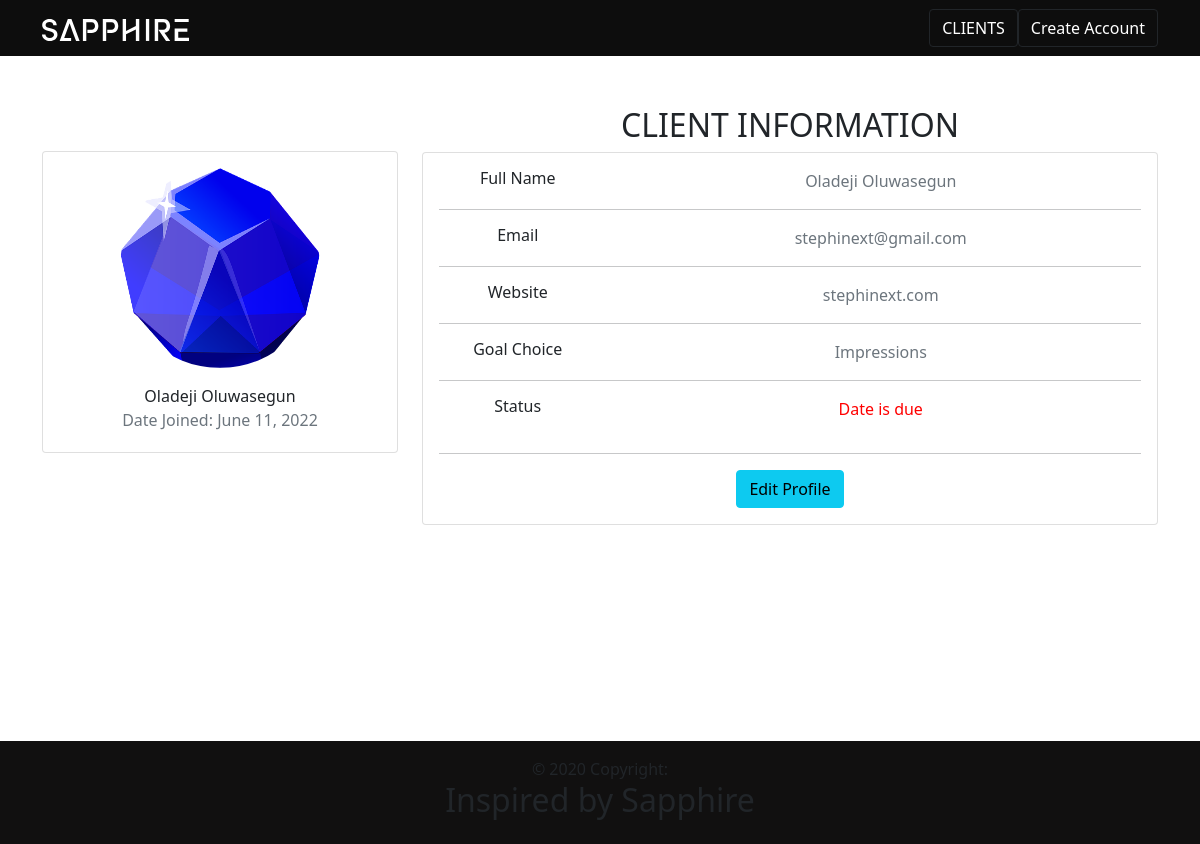
/1/, run on the app's committed database.
### smallclient/models.py (models this page shows, shortened)
class SmallClient(models.Model):
    name = models.CharField(max_length = 250, blank=False)
    website = models.CharField(max_length=250)
    point_of_contact = models.EmailField(max_length=250,unique=True, blank=False)
    profile_pic  = models.ImageField(upload_to ='uploads/%Y/%m/%d/')
    class Goals(models.TextChoices):
        CPA = "CPA", "CPA"
        IMPRESSIONS = "Impressions", "Impressions"
        DOWNLOADS = "Downloads", "Downloads"
        INSTALLS = "Installs", "Installs"
        PURCHASE = "Purchase", "Purchase"
    goal_choices= models.CharField(
        max_length=50,
        choices=Goals.choices,
        default=Goals.CPA,
        blank = False
    )
    due_date = models.DateField(blank=False)
    date_joined =models.DateField(auto_now_add=True)
    def check_due(self):
        if self.due_date > datetime.date.today():
            return False
        else:
            return True

### smallclient/views.py (the view)
# urls.py: path('<int:pk>/', ViewClient.as_view(),name='view_client'),
class ViewClient(DetailView):
    model = SmallClient
    template_name = 'smallclient/viewclient.html'
    context_object_name = 'data'

### smallclient/templates/smallclient/viewclient.html (shortened to what this page needs)
{% extends 'smallclient/base.html' %}
{% load static %}
{% block main%}
<div class="container">
    <div class="main-body">
          <div class="row adjust-margin">
            <div class="col-md-4 mb-3 top-adjust">
              <div class="card">
                <div class="card-body">
                  <div class="d-flex flex-column align-items-center text-center">
                    <img src='/media/{{data.profile_pic}}' alt="Admin" class="rounded-circle" width="200px" height='200px'>
                    <div class="mt-3">
                      {{data.name}}
                      <p class="text-secondary mb-1">Date Joined: {{data.date_joined}}</p>
                    </div>
                  </div>
                </div>
              </div>
            </div>
            <div class="col-md-8">
                <h2>CLIENT INFORMATION</h2>
              <div class="card mb-3">
                <div class="card-body">
                  <div class="row">
                    <div class="col-sm-3">
                      <h6 class="mb-0">Full Name</h6>
                    </div>
                    <div class="col-sm-9 text-secondary">
                      {{data.name}}
                    </div>
                  </div>
                  <hr>
                  <div class="row">
                    <div class="col-sm-3">
                      <h6 class="mb-0">Email</h6>
                    </div>
                    <div class="col-sm-9 text-secondary">
                      {{data.point_of_contact}}
                    </div>
                  </div>
                  <hr>
                  <div class="row">
                    <div class="col-sm-3">
                      <h6 class="mb-0">Website</h6>
                    </div>
                    <div class="col-sm-9 text-secondary">
                      {{data.website}}
                    </div>
                  </div>
                  <hr>
                  <div class="row">
                    <div class="col-sm-3">
                      <h6 class="mb-0">Goal Choice</h6>
                    </div>
                    <div class="col-sm-9 text-secondary">
                      {{data.goal_choices}}
                    </div>
                  </div>
                  <hr>
                  <div class="row">
                    <div class="col-sm-3">
                      <h6 class="mb-0">Status</h6>
                    </div>
                    <div class="col-sm-9 text-secondary">
                      {% if data.check_due %}
                      <p style="color: red;">Date is due </p>
                      {% else%}
                      <p style="color:green ;"> Not due</p>
                      {%endif%}
                    </div>
                  </div>
                  <hr>
                  <div class="row">
                    <div class="col-sm-12">
                      <a class="btn btn-info " target="__blank" href="#">Edit Profile</a>
                    </div>
                  </div>
                </div>
              </div>
            </div>
          </div>
        </div>
    </div>
{% endblock main%}

### smallclient/static/assets/css/general/view.css (style rules this page uses)
body, li, h3, h4, h5, label h6 { margin: 0; padding: 0; border: 0; font-size: 100%; text-align:'left' }
.main-body { padding-top:50px; padding-bottom:200px; }
.top-adjust { padding-top:45px; }

### data on the page
SmallClient: profile_pic (picture), name "Oladeji Oluwasegun", date_joined "June 11, 2022", point_of_contact "stephinext@gmail.com", website "stephinext.com", goal_choices "Impressions"
